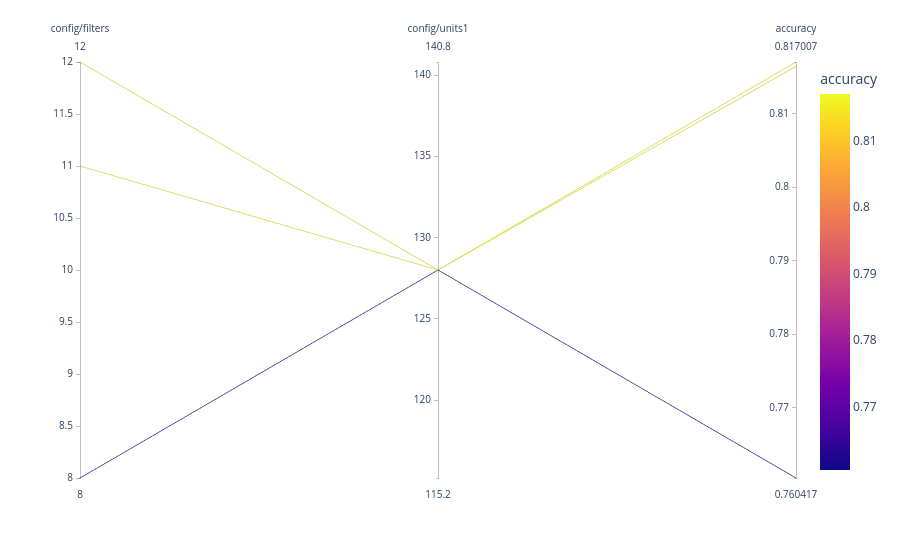

Notebook code for this chart:
### Code cell
columns = ["config/filters", "config/units1", "accuracy"]
visualize.parallel_plot(analysis, columns)

### Figure 1 — Plotly figure (JSON) as saved in the notebook; plotly's stock layout.template omitted (floating-point values rounded to 4 significant figures)
{"data": [{"dimensions": [{"label": "config/filters", "values": [8, 11, 12]}, {"label": "config/units1", "values": [128, 128, 128]}, {"label": "accuracy", "values": [0.7604, 0.8164, 0.817]}], "domain": {"x": [0, 1], "y": [0, 1]}, "line": {"color": [0.7604, 0.8164, 0.817], "coloraxis": "coloraxis"}, "name": "", "type": "parcoords"}], "layout": {"coloraxis": {"colorbar": {"title": {"text": "accuracy"}}, "colorscale": [[0, "#0d0887"], [0.1111, "#46039f"], [0.2222, "#7201a8"], [0.3333, "#9c179e"], [0.4444, "#bd3786"], [0.5556, "#d8576b"], [0.6667, "#ed7953"], [0.7778, "#fb9f3a"], [0.8889, "#fdca26"], [1, "#f0f921"]]}, "legend": {"tracegroupgap": 0}, "margin": {"t": 60}}}
